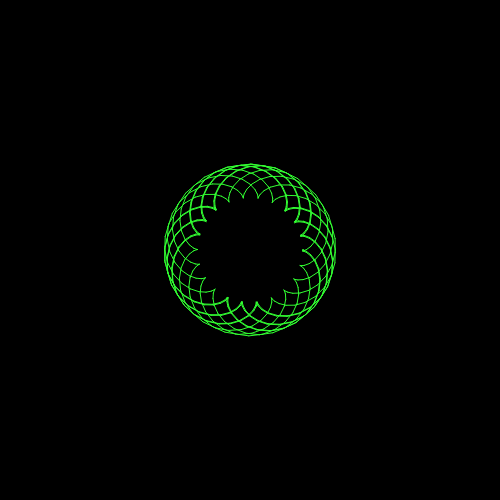
Frame 1 (no input)
Frame 60 (no input): identical to frame 1, image omitted
Frame 120 (the mouse pressed at the canvas centre since frame 60): identical to frame 1, image omitted

The p5.js sketch that drew this single still picture (run headless with seeded random() and noise() and a simulated clock; from frame 60 on, the mouse is pressed at the canvas centre):

// p5.js sketch
// ── sketch.js
//I do not take credit for the following code

function Spiro(k, r, x, y) {
  this.k = k;
  this.r = r;
  this.x = x;
  this.y = y;
  this.dtheta = 0.1;
}

Spiro.prototype.update = function(max) {
  max = max || 2 * TWO_PI;
  for (var t = 0; t < max; t += this.dtheta) {
    var p = [this.r * (this.k + 1) * cos(t - this.dtheta) - this.r * cos((this.k + 1) * (t - this.dtheta)) + this.x,
      this.r * (this.k + 1) * sin(t - this.dtheta) - this.r * sin((this.k + 1) * (t - this.dtheta)) + this.y
    ]
    var p2 = [this.r * (this.k + 1) * cos(t) - this.r * cos((this.k + 1) * (t)) + this.x,
      this.r * (this.k + 1) * sin(t) - this.r * sin((this.k + 1) * (t)) + this.y
    ]
    line(p[0], p[1], p2[0], p2[1])
  }
}

var sp;

function setup() {
  createCanvas(500, 500);
  stroke(50, 255, 50);
  // 2.2 for a spiro
  sp = new Spiro(PI, 16.7, 250, 250)
}

function draw() {
  background(0);
  sp.update(TWO_PI * 10)
}

function keyPressed() {
  switch (key) {
    case 'P':
      sp.k += 0.01;
      console.log('2344')
      break;
    case 'Q':
      sp.k -= 0.01;
      break;
  }
  console.log(key)
}
